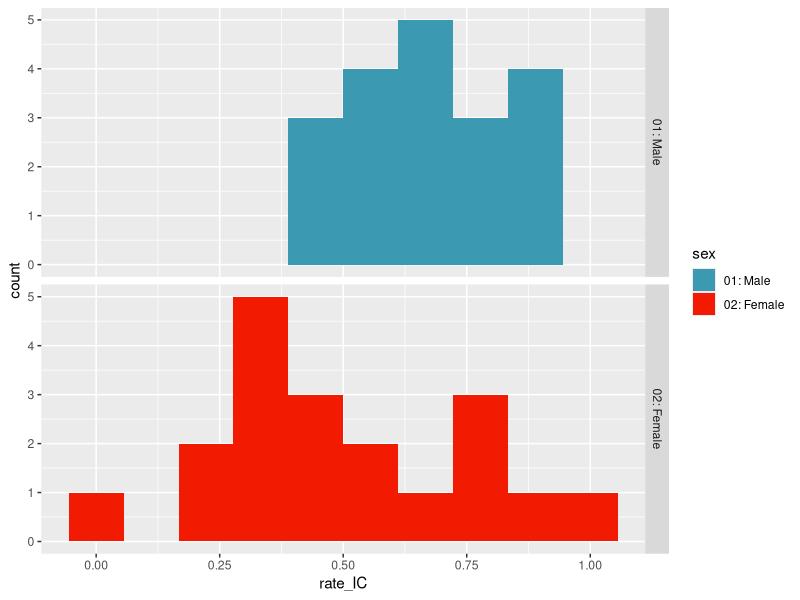
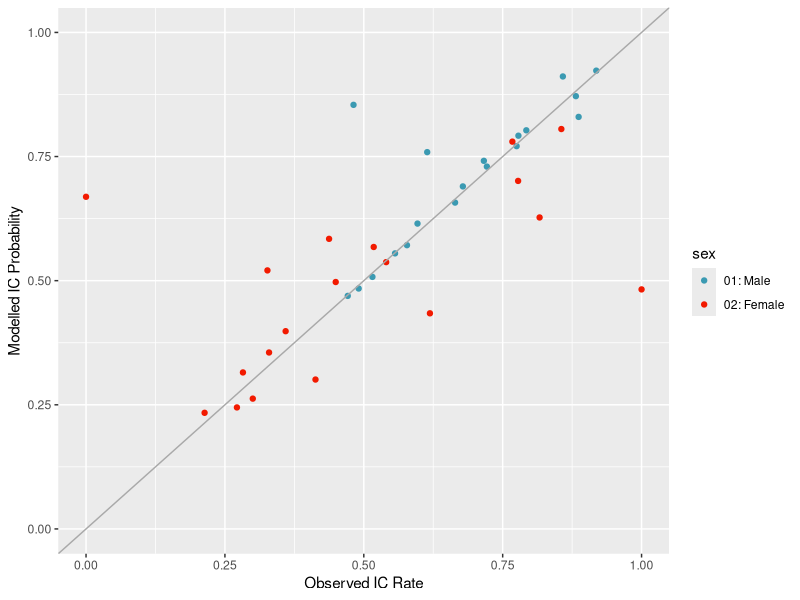
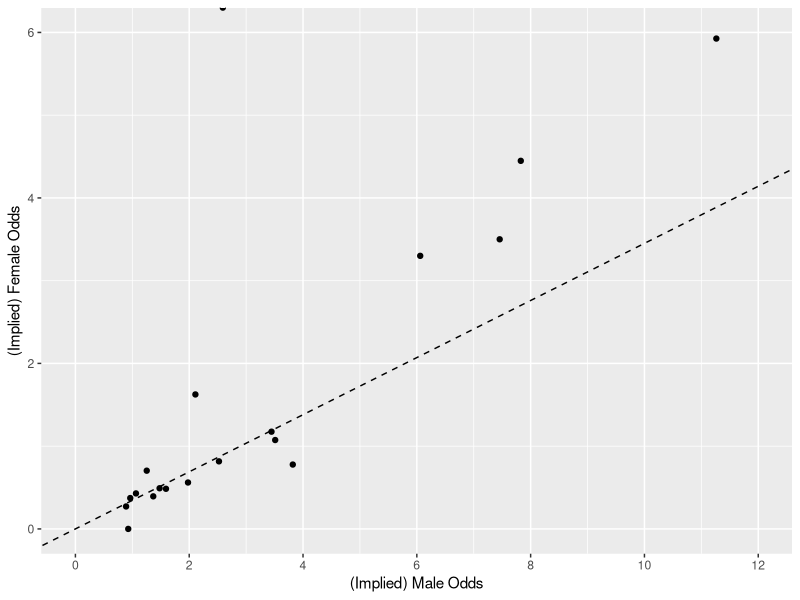
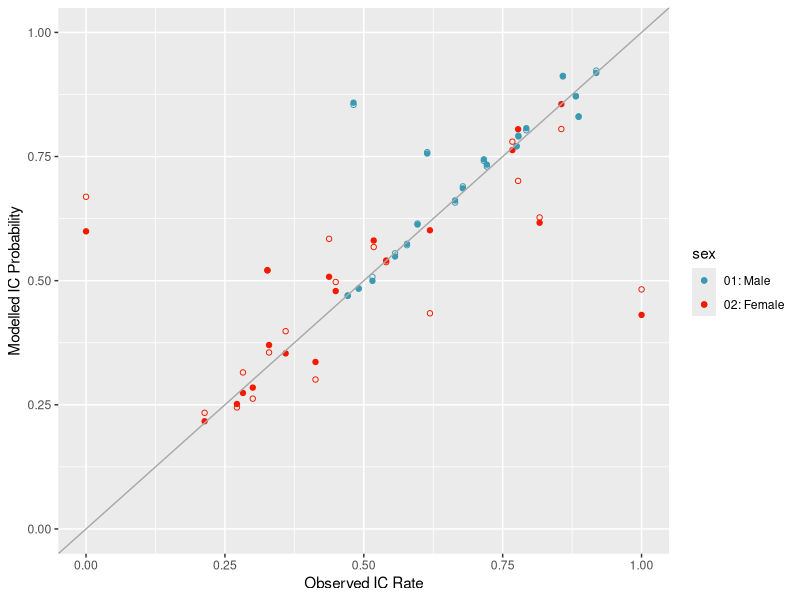

These figures' R source, in order:
## ---- chunk 1
library(tidyverse)
library(knitr)
data <- read_csv("../../Data/adult_gender_IC_data.csv")
data %>% head(8) %>%  kable
## ---- chunk 2
data %>% 
  mutate(rate_IC = count_IC / count) %>%
  ggplot(aes(x = rate_IC, fill = sex)) + geom_histogram(bins= 10) + facet_grid(rows = vars(sex)) +
    scale_fill_manual(values = c("01: Male" = "#3B9AB2", "02: Female" = "#F21A00"))
## ---- chunk 3
library(broom)

model_1 <- glm( formula = cbind(count_IC, count - count_IC) ~ sex + offence_type + offence_group, family = binomial(logit), data = data)

model_1 <- model_1 %>% tidy

kable(model_1 %>% select(term, estimate))

beta0 <-  model_1[1,"estimate"] %>% unlist()
beta_F <- model_1[2,"estimate"] %>% unlist()
## ---- chunk 4
data_model_1 <- data %>% mutate(
  intercept = "(Intercept)",
  sex_term = paste0("sex", sex),
  offence_type_term = paste0("offence_type", offence_type),
  offence_group_term = paste0("offence_group", offence_group)
)

data_model_1 <- model_1 %>% select(term, intercept_coef = estimate) %>%
  left_join(data_model_1, ., by = c("intercept" = "term"))

data_model_1 <- model_1 %>% select(term, sex_coef = estimate) %>%
  left_join(data_model_1, ., by = c("sex_term" = "term"))

data_model_1 <- model_1 %>% select(term, offence_type_coef = estimate) %>%
  left_join(data_model_1, ., by = c("offence_type_term" = "term"))

data_model_1 <- model_1 %>% select(term, offence_group_coef = estimate) %>%
  left_join(data_model_1, ., by = c("offence_group_term" = "term"))

data_model_1 <- data_model_1 %>%
  rowwise %>%
  mutate(
    coef = sum(intercept_coef, sex_coef, offence_type_coef, offence_group_coef, na.rm = TRUE),
    odds = exp(coef),
    prob = odds/(1+odds)
  )


data_model_1 %>% ggplot(aes(rate_IC, prob, color = sex)) + geom_point() +
  geom_abline(intercept = 0, slope = 1, color = "darkgrey") +
  xlab("Observed IC Rate") + ylab("Modelled IC Probability") +
  scale_color_manual(values = c("01: Male" = "#3B9AB2", "02: Female" = "#F21A00")) +
  scale_x_continuous(limits = c(0,1)) + scale_y_continuous(limits = c(0,1))
## ---- chunk 5
example_IC_rate <- data %>% 
  filter(sex == "01: Male", offence_type == "01: Indictable only", offence_group == "01: Violence against the person") %>%
  select(rate_IC) %>% unlist

example_odds <- example_IC_rate / (1 - example_IC_rate)
## ---- chunk 6
data_mf <- data %>% select(-count_IC, -count) %>% spread(sex,  rate_IC) %>% rename(male_IC = `01: Male`, female_IC = `02: Female`) %>%
  mutate(
    male_odds = male_IC / (1 - male_IC),
    female_odds = female_IC / (1- female_IC)
  )

data_mf %>% ggplot(aes(male_odds, female_odds)) + geom_point() +
  geom_abline(intercept = 0, slope = exp(beta_F), linetype = "dashed") +
  xlab("(Implied) Male Odds") + ylab("(Implied) Female Odds") +
  scale_x_continuous(limits = c(0, 12), breaks = seq(0,12,by=2)) + scale_y_continuous(limits = c(0, 6))
## ---- chunk 7
model_M <- glm( formula = cbind(count_IC, count - count_IC) ~  offence_type + offence_group,
                family = binomial(logit), data = data %>% filter(sex == "01: Male")) %>% tidy

model_F <- glm( formula = cbind(count_IC, count - count_IC) ~  offence_type + offence_group,
                family = binomial(logit), data = data %>% filter(sex == "02: Female")) %>% tidy

model_M %>% select(term, estimate) %>% kable(caption = "Logistic regression coefficients for Male only data")
## ---- chunk 8
model_F %>% select(term, estimate) %>% kable(caption = "Logistic regression coefficients for Female only data")
## ---- chunk 9

model_MF <- bind_rows( model_M %>% mutate(sex = "01: Male"), model_F %>% mutate(sex = "02: Female") )

data_model_MF <- data %>% mutate(
  intercept = "(Intercept)",
  offence_type_term = paste0("offence_type", offence_type),
  offence_group_term = paste0("offence_group", offence_group)
)

data_model_MF <- model_MF %>% select(term, sex,intercept_coef = estimate) %>%
  left_join(data_model_MF, ., by = c("intercept" = "term", "sex" = "sex"))

data_model_MF <- model_MF %>% select(term, sex, offence_type_coef = estimate) %>%
  left_join(data_model_MF, ., by = c("offence_type_term" = "term", "sex" = "sex"))

data_model_MF <- model_MF %>% select(term, sex, offence_group_coef = estimate) %>%
  left_join(data_model_MF, ., by = c("offence_group_term" = "term", "sex" = "sex"))

data_model_MF <- data_model_MF %>%
  rowwise %>%
  mutate(
    coef = sum(intercept_coef, offence_type_coef, offence_group_coef, na.rm = TRUE),
    odds = exp(coef),
    prob = odds/(1+odds)
  )


data_model_MF %>% ggplot(aes(rate_IC, prob, color = sex)) + geom_point() +
  geom_point(data = data_model_1,aes(rate_IC, prob, color = sex), shape = 1 ) +
  geom_abline(intercept = 0, slope = 1, color = "darkgrey") +
  xlab("Observed IC Rate") + ylab("Modelled IC Probability") +
  scale_color_manual(values = c("01: Male" = "#3B9AB2", "02: Female" = "#F21A00")) +
  scale_x_continuous(limits = c(0,1)) + scale_y_continuous(limits = c(0,1))
